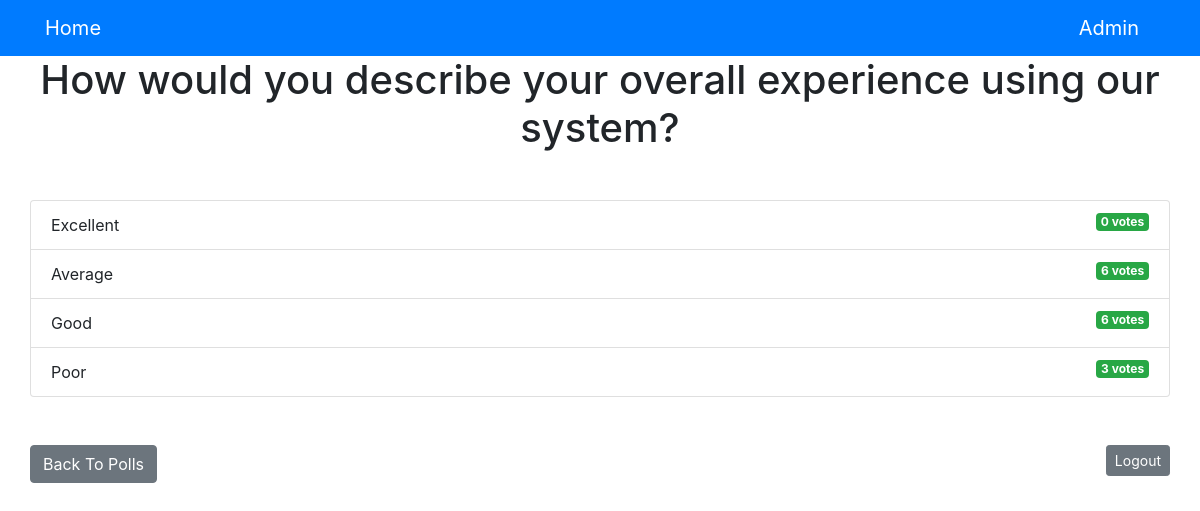
Screenshot of /polls/6/results/ (signed in) with the database file from the repository.
### polls/models.py (models this page shows, shortened)
class Question(models.Model):
    question_text = models.CharField(max_length=200)
    pub_date = models.DateTimeField('Date published')

class Choice(models.Model):
    question = models.ForeignKey(Question, on_delete=models.CASCADE)
    choice_text = models.CharField(max_length=200)
    votes = models.IntegerField(default=0)

### polls/views.py (the view)
# urls.py: path('<int:question_id>/results/', views.results, name='results'),
@login_required(login_url='polls:login')
def results(request, question_id):
    question = get_object_or_404(Question, pk=question_id)
    return render(request, 'polls/results.html', {'question': question})

### templates/polls/results.html (shortened to what this page needs)
{% extends 'base.html' %}
{% block content %}
<h1 class="mb-5 text-center">{{ question.question_text }}</h1>
<ul class="list-group mb-5">
    {% for choice in question.choice_set.all %}
    <li class="list-group-item">
        {{ choice.choice_text }} <span class="badge badge-success float-right">{{ choice.votes }}
            vote{{ choice.votes | pluralize }}</span>
    </li>
    {% endfor %}
</ul>
<a class="btn btn-secondary" href="{% url 'polls:index' %}">Back To Polls</a>
<a href="{% url 'polls:logout'%}" class="btn btn-secondary btn-sm float-right mb-2">Logout</a>
{% endblock %}

### rows the page displays
Question: question_text "How would you describe your overall experience using our system?"
Choice: choice_text "Excellent", votes "0", votes|pluralize "s"
Choice: choice_text "Average", votes "6", votes|pluralize "s"
Choice: choice_text "Good", votes "6", votes|pluralize "s"
Choice: choice_text "Poor", votes "3", votes|pluralize "s"
